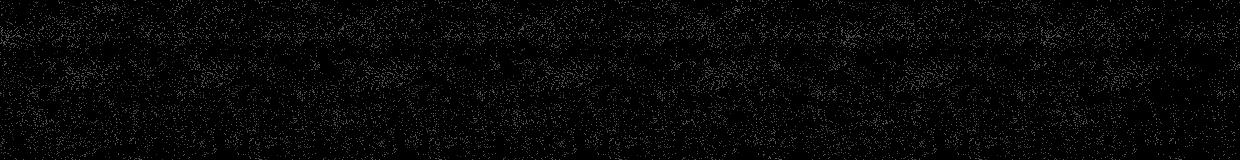

This is a level from a 2D game, rendered from its Tiled map with the project's own tilesets. A one-line summary and the map file follow, with tile-layer data summarised:
An orthogonal 62x8 tile map with 20x20 px tiles, 2 tile layers (Tile Layer 3, Tile Layer 4), 2 hidden layers not drawn and 14 objects.

<map version="1.8" tiledversion="1.8.2" orientation="orthogonal" renderorder="right-down" width="62" height="8" tilewidth="20" tileheight="20" infinite="0" nextlayerid="15" nextobjectid="36">
 <tileset firstgid="1" source="ts.tsx" />
 <layer id="8" name="Tile Layer 1" width="62" height="8" visible="0" parallaxx="0.2">
  <data>[496 cells, 240 non-empty, 80 distinct tile ids]</data>
 </layer>
 <layer id="9" name="Tile Layer 2" width="62" height="8" visible="0" parallaxx="0.4">
  <data>[496 cells, 240 non-empty, 80 distinct tile ids]</data>
 </layer>
 <layer id="10" name="Tile Layer 3" width="62" height="8" parallaxx="0.5">
  <data>[496 cells, 448 non-empty, 88 distinct tile ids]</data>
 </layer>
 <layer id="11" name="Tile Layer 4" width="62" height="8" parallaxx="0.8">
  <data>[496 cells, 496 non-empty, 80 distinct tile ids]</data>
 </layer>
 <objectgroup id="2" name="ensted_cool">
  <properties>
   <property name="nested" type="bool" value="true" />
  </properties>
 </objectgroup>
 <objectgroup id="4" name="static">
  <properties>
   <property name="static" type="bool" value="true" />
  </properties>
  <object id="8" x="-38.3333" y="135.333" width="182.667" height="45.1667">
   <properties>
    <property name="fall" type="bool" value="false" />
   </properties>
  </object>
  <object id="19" x="162" y="134" width="62.6667" height="68" />
  <object id="20" x="244.667" y="133.333" width="78" height="66.6667" />
  <object id="21" x="348.333" y="134.833" width="70" height="68" />
  <object id="22" x="449.333" y="148" width="77.3333" height="32" />
  <object id="24" x="743" y="143" width="141.5" height="33.5" />
  <object id="28" x="899" y="135.5" width="92.5" height="37.5" />
  <object id="31" x="1107" y="110.5" width="187.5" height="63.5" />
  <object id="33" x="581.5" y="148.5" width="53.5" height="42" />
  <object id="34" x="680" y="149.5" width="39.5" height="45.5" />
 </objectgroup>
 <objectgroup id="14" name="push">
  <properties>
   <property name="push" type="bool" value="true" />
  </properties>
  <object id="18" x="381.167" y="106.5" width="26.6667" height="26.6667">
   <properties>
    <property name="weight" type="int" value="10" />
   </properties>
  </object>
  <object id="35" x="605.333" y="132.5" width="11.6667" height="11.6667">
   <properties>
    <property name="weight" type="int" value="1" />
   </properties>
  </object>
 </objectgroup>
 <objectgroup id="5" name="fall">
  <properties>
   <property name="fall" type="bool" value="true" />
  </properties>
  <object id="30" x="1013.33" y="119" width="67" height="19.5" />
 </objectgroup>
 <objectgroup id="3" name="misc">
  <object id="7" x="20" y="117.333">
   <properties>
    <property name="spawn" type="bool" value="true" />
   </properties>
   <point />
  </object>
 </objectgroup>
</map>
